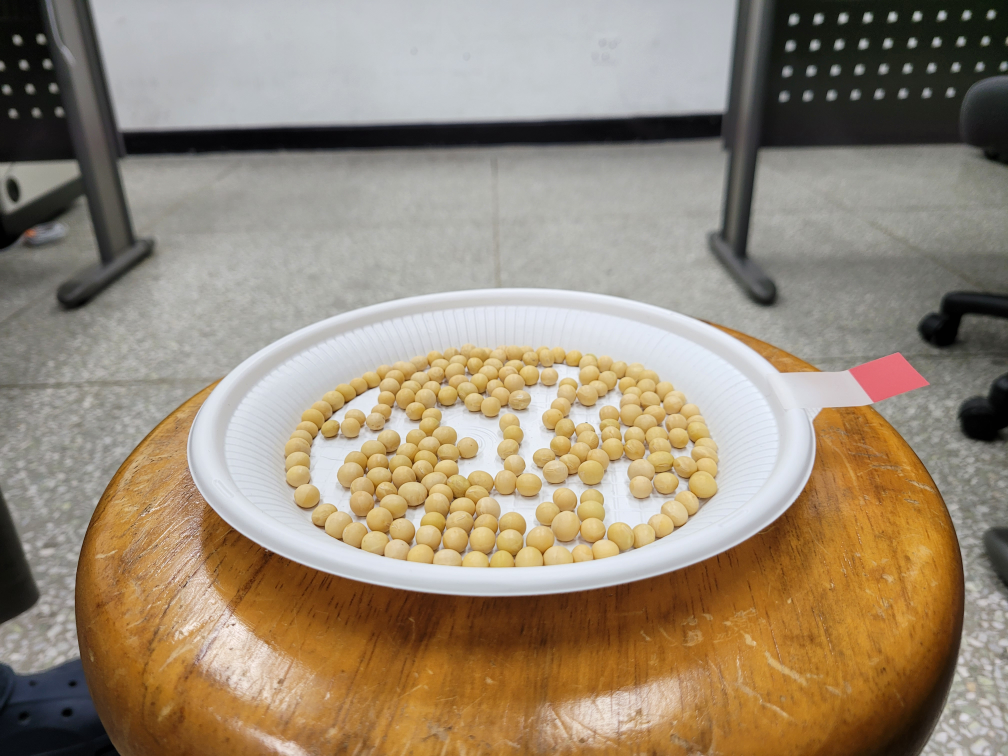
#> input picture Open/t08/4.jpg, 4032 x 3024 px, found by its file name (shown at 1/4 size)
$ python ty_first.py t08/4.jpg t01/4.jpg
#> lines starting #> are read from the running program, lines starting #| are printed output that depends on the picture; after the words box and inside, x2 and y2 are one past the last pixel; in counts of white or black regions, pixels touching at a corner belong together
import cv2, sys
from matplotlib import pyplot as plt
import numpy as np


# [17 lines of commented-out code are left out]
def fit_rotated_ellipse(data):

	xs = data[:,0].reshape(-1,1)
	ys = data[:,1].reshape(-1,1)

	J = np.mat( np.hstack((xs*ys,ys**2,xs, ys, np.ones_like(xs,dtype=float))) )
	Y = np.mat(-1*xs**2)
	P= (J.T * J).I * J.T * Y

	a = 1.0; b= P[0,0]; c= P[1,0]; d = P[2,0]; e= P[3,0]; f=P[4,0];
        # To do implementation
        #a,b,c,d,e,f 를 통해 theta, 중심(cx,cy) , 장축(major), 단축(minor) 등을 뽑아 낼 수 있어요

	theta = 0.5* np.arctan(b/(a-c))
	cx = (2*c*d - b*e)/(b**2-4*a*c)
	cy = (2*a*e - b*d)/(b**2-4*a*c)
	cu = a*cx**2 + b*cx*cy + c*cy**2 -f
	w= np.sqrt(cu/(a*np.cos(theta)**2 + b* np.cos(theta)*np.sin(theta) + c*np.sin(theta)**2))
	h= np.sqrt(cu/(a*np.sin(theta)**2 - b* np.cos(theta)*np.sin(theta) + c*np.cos(theta)**2))

	return (cx,cy,w,h,theta)


fsrc = cv2.imread('./Open/t08/4.jpg')
#> fsrc is the input picture: shape (3024, 4032, 3); mean B, G, R 118.6, 138.9, 153.7

resized = cv2.resize(fsrc, dsize=(0, 0), fx=0.25, fy=0.25, interpolation=cv2.INTER_LINEAR)
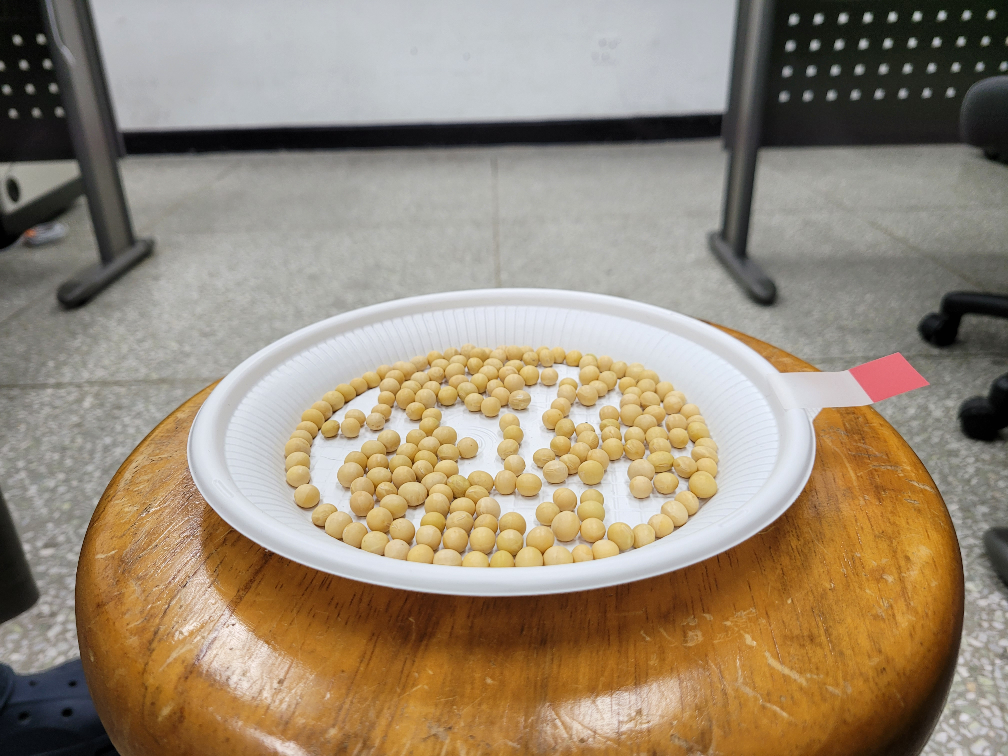
#> resized: shape (756, 1008, 3); mean B, G, R 118.7, 139, 153.8
x, y, r = 515, 376, 350

rectX = (x - r)
rectY = (y - r)
hsv = cv2.cvtColor(resized, cv2.COLOR_BGR2HSV)
#> hsv: shape (756, 1008, 3); mean H, S, V 47.4, 67, 156.3
white_out = cv2.inRange(hsv, (100, 0, 200), (140, 100, 255))
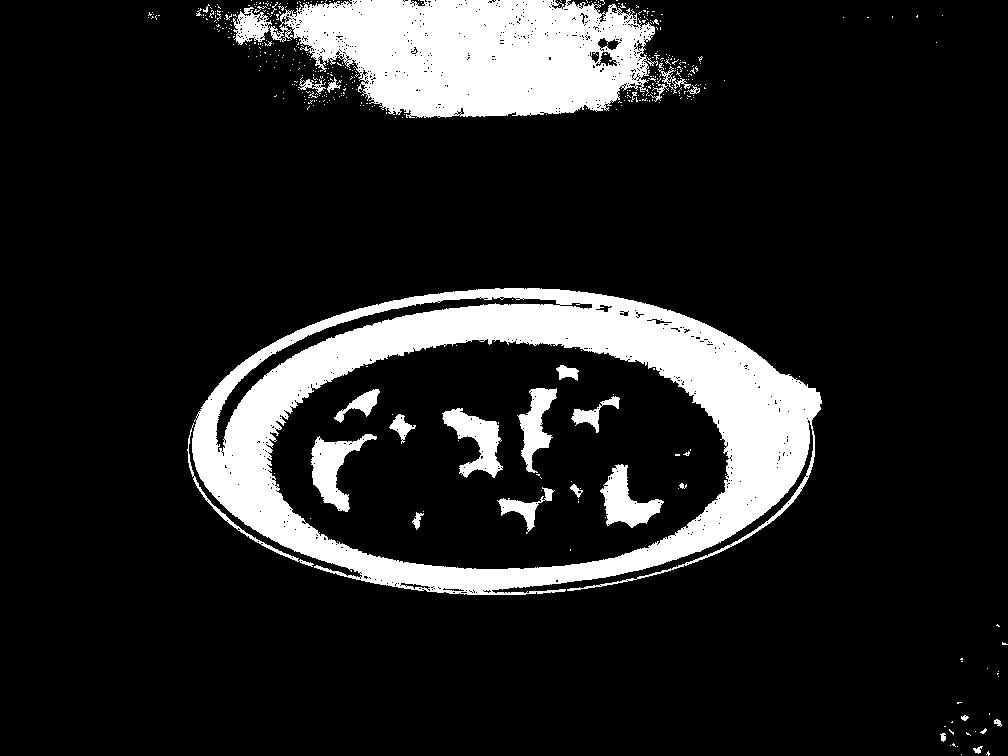
#> white_out: shape (756, 1008); 14% white; 457 white regions (427 under 20 px), largest, box (x1, y1, x2, y2) and area: (192, 288, 822, 595) 60291, (233, 0, 658, 118) 34089, (311, 434, 377, 512) 2050

plt.imshow(white_out)
#
plt.show()

# [19 lines of commented-out code are left out]

color_list = [(238, 0, 0), (0, 252, 124), (142, 56, 142)]

src = cv2.imread('./Open/t01/4.jpg', cv2.IMREAD_COLOR)
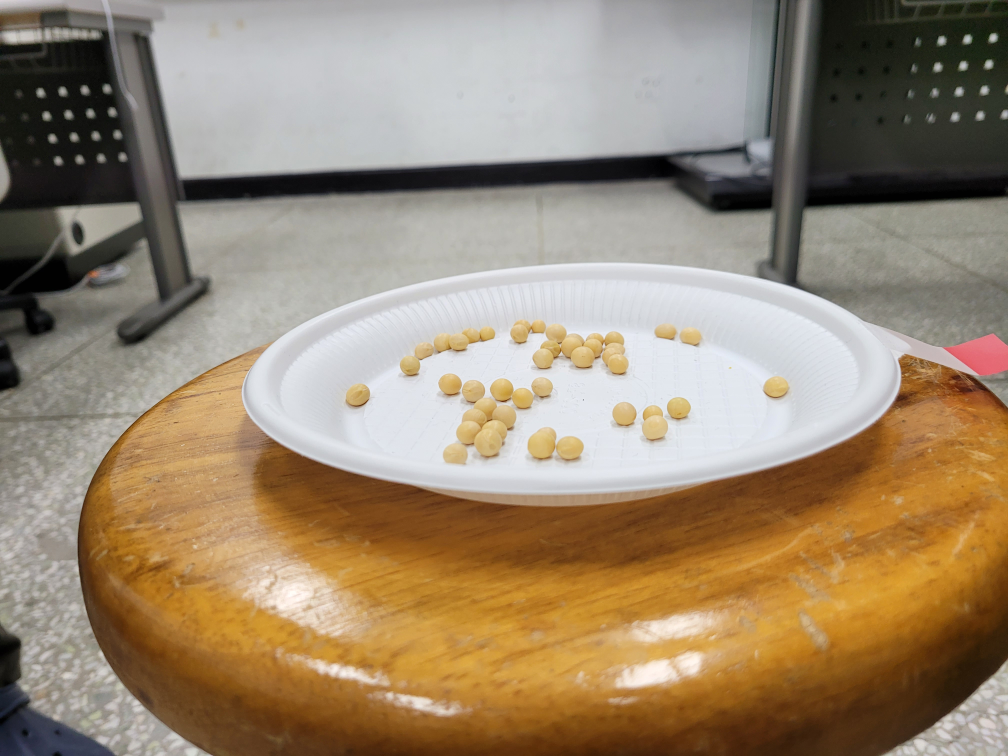
#> input picture Open/t01/4.jpg, 4032 x 3024 px, found by its file name (shown at 1/4 size)
#> src is the input picture: shape (3024, 4032, 3); mean B, G, R 112.5, 135.7, 153.7

gray = cv2.cvtColor(white_out, cv2.COLOR_GRAY2RGB)
#> gray: shape (756, 1008, 3); 14% white; 457 white regions (427 under 20 px)

gray = cv2.cvtColor(gray, cv2.COLOR_RGB2GRAY)

cv2.imwrite('ab.jpg', white_out)
retv, th = cv2.threshold(gray, 0, 255, cv2.THRESH_BINARY + cv2.THRESH_OTSU)
#> retv = 0
contours, _ = cv2.findContours(th, cv2.RETR_EXTERNAL, cv2.CHAIN_APPROX_SIMPLE)
#> contours = 412 contours, 400 with area under 20; largest, box (x1, y1, x2, y2) and area: (192, 288, 822, 595) 146280, (233, 0, 658, 118) 34828, (187, 423, 314, 567) 382, (298, 77, 326, 94) 130, (658, 66, 691, 94) 116

for con in contours:
	approx = cv2.approxPolyDP(con, 0.01 * cv2.arcLength(con, True), True)
	area = cv2.contourArea(con)
	if (len(approx) > 10 and area > 30000):
		# cv2.drawContours(src,[con],0,color_list[2],2)
		cx, cy, w, h, theta = fit_rotated_ellipse(con.reshape(-1, 2))
		cv2.ellipse(src, (int(cx), int(cy)), (int(w), int(h)), theta * 180.0 / np.pi, 0.0, 360.0, color_list[0], 2)
#> this loop made 412 passes
#> (area, a in fit_rotated_ellipse, b in fit_rotated_ellipse, c in fit_rotated_ellipse, d in fit_rotated_ellipse, e in fit_rotated_ellipse, f in fit_rotated_ellipse, theta) on pass 28: (146279.5, 1, 0.087, 4.17, -1047.5, -3717.5, 986848.8, -0.0137)
#> area on passes 3, 7, 14, 15, 26: 27, 25, 27, 21, 382.5

cv2.imwrite('out.jpg', src)
